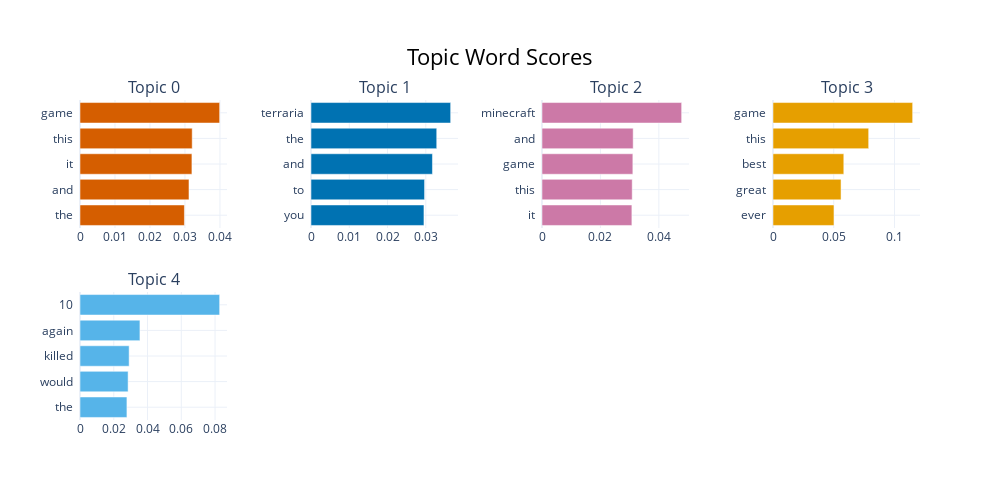

Notebook source saved alongside this figure:
### Code cell
# visualize selecteed terms for a few topics
# creating bar charts out of the c-TF-IDF scores for each topic representation.

topic_model.visualize_barchart(top_n_topics=5)

### Figure 1 — Plotly figure (JSON) as saved in the notebook; plotly's stock layout.template omitted (floating-point values rounded to 4 significant figures)
{"data": [{"marker": {"color": "#D55E00"}, "orientation": "h", "type": "bar", "x": [0.02984, 0.03115, 0.03199, 0.03207, 0.03991], "xaxis": "x", "y": ["the  ", "and  ", "it  ", "this  ", "game  "], "yaxis": "y"}, {"marker": {"color": "#0072B2"}, "orientation": "h", "type": "bar", "x": [0.02952, 0.02968, 0.03174, 0.03285, 0.03649], "xaxis": "x2", "y": ["you  ", "to  ", "and  ", "the  ", "terraria  "], "yaxis": "y2"}, {"marker": {"color": "#CC79A7"}, "orientation": "h", "type": "bar", "x": [0.03076, 0.03088, 0.0311, 0.0312, 0.0478], "xaxis": "x3", "y": ["it  ", "this  ", "game  ", "and  ", "minecraft  "], "yaxis": "y3"}, {"marker": {"color": "#E69F00"}, "orientation": "h", "type": "bar", "x": [0.0502, 0.05601, 0.05828, 0.07875, 0.115], "xaxis": "x4", "y": ["ever  ", "great  ", "best  ", "this  ", "game  "], "yaxis": "y4"}, {"marker": {"color": "#56B4E9"}, "orientation": "h", "type": "bar", "x": [0.0278, 0.02849, 0.02911, 0.0355, 0.08273], "xaxis": "x5", "y": ["the  ", "would  ", "killed  ", "again  ", "10  "], "yaxis": "y5"}], "layout": {"annotations": [{"font": {"size": 16}, "showarrow": false, "text": "Topic 0", "x": 0.0875, "xanchor": "center", "xref": "paper", "y": 1, "yanchor": "bottom", "yref": "paper"}, {"font": {"size": 16}, "showarrow": false, "text": "Topic 1", "x": 0.3625, "xanchor": "center", "xref": "paper", "y": 1, "yanchor": "bottom", "yref": "paper"}, {"font": {"size": 16}, "showarrow": false, "text": "Topic 2", "x": 0.6375, "xanchor": "center", "xref": "paper", "y": 1, "yanchor": "bottom", "yref": "paper"}, {"font": {"size": 16}, "showarrow": false, "text": "Topic 3", "x": 0.9125, "xanchor": "center", "xref": "paper", "y": 1, "yanchor": "bottom", "yref": "paper"}, {"font": {"size": 16}, "showarrow": false, "text": "Topic 4", "x": 0.0875, "xanchor": "center", "xref": "paper", "y": 0.4, "yanchor": "bottom", "yref": "paper"}], "height": 500, "hoverlabel": {"bgcolor": "white", "font": {"family": "Rockwell", "size": 16}}, "showlegend": false, "title": {"font": {"color": "Black", "size": 22}, "text": "Topic Word Scores", "x": 0.5, "xanchor": "center", "yanchor": "top"}, "width": 1000, "xaxis": {"anchor": "y", "domain": [0, 0.175], "showgrid": true}, "xaxis2": {"anchor": "y2", "domain": [0.275, 0.45], "showgrid": true}, "xaxis3": {"anchor": "y3", "domain": [0.55, 0.725], "showgrid": true}, "xaxis4": {"anchor": "y4", "domain": [0.825, 1], "showgrid": true}, "xaxis5": {"anchor": "y5", "domain": [0, 0.175], "showgrid": true}, "xaxis6": {"anchor": "y6", "domain": [0.275, 0.45], "showgrid": true}, "xaxis7": {"anchor": "y7", "domain": [0.55, 0.725], "showgrid": true}, "xaxis8": {"anchor": "y8", "domain": [0.825, 1], "showgrid": true}, "yaxis": {"anchor": "x", "domain": [0.6, 1], "showgrid": true}, "yaxis2": {"anchor": "x2", "domain": [0.6, 1], "showgrid": true}, "yaxis3": {"anchor": "x3", "domain": [0.6, 1], "showgrid": true}, "yaxis4": {"anchor": "x4", "domain": [0.6, 1], "showgrid": true}, "yaxis5": {"anchor": "x5", "domain": [0, 0.4], "showgrid": true}, "yaxis6": {"anchor": "x6", "domain": [0, 0.4], "showgrid": true}, "yaxis7": {"anchor": "x7", "domain": [0, 0.4], "showgrid": true}, "yaxis8": {"anchor": "x8", "domain": [0, 0.4], "showgrid": true}}}
